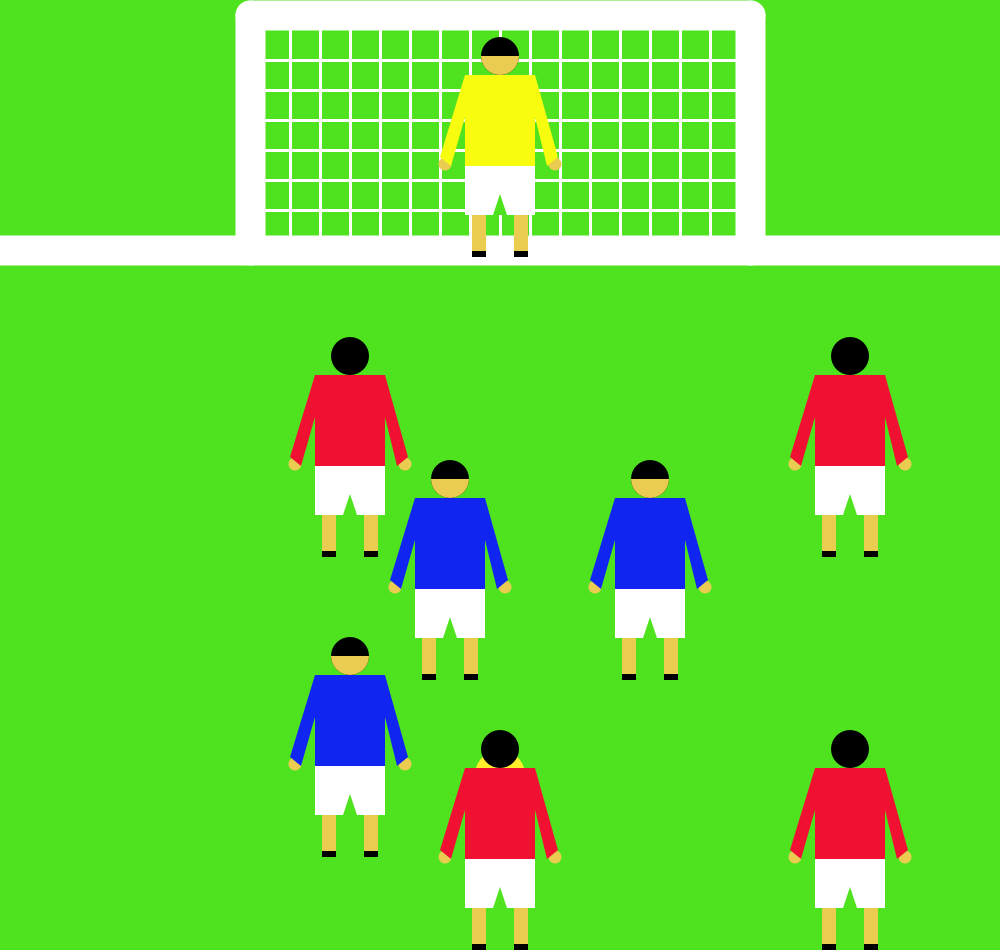
Frame 1 (no input)
Frame 60 (the mouse pressed at the canvas centre just before this capture): identical to frame 1, image omitted
Frame 120 (the mouse held since frame 60 and released just before this capture): identical to frame 1, image omitted

The Processing sketch that drew this single still picture (run headless with seeded random() and noise(); from frame 60 on, the mouse is pressed at the canvas centre):

// Processing sketch: Rererenoren
// ── Rererenoren.pde
void setup() {
  size(1000, 950);
}


float x=500;
float y=775;
void draw() {
  background(#4EE31E);
  strokeWeight(30);//coat
  stroke(255);
  line(0, 250, 1000, 250);
  line(250, 15, 250, 250);
  line(750, 15, 750, 250);
  line(250, 15, 750, 15);
  strokeWeight(3);
  stroke(255);
  line(290, 20, 290, 250);
  line(320, 20, 320, 250);
  line(350, 20, 350, 250);
  line(380, 20, 380, 250);
  line(410, 20, 410, 250);
  line(440, 20, 440, 250);
  line(470, 20, 470, 250);
  line(500, 20, 500, 250);
  line(530, 20, 530, 250);
  line(560, 20, 560, 250);
  line(590, 20, 590, 250);
  line(620, 20, 620, 250);
  line(650, 20, 650, 250);
  line(680, 20, 680, 250);
  line(710, 20, 710, 250);
  line(250, 60, 750, 60);
  line(250, 90, 750, 90);
  line(250, 120, 750, 120);
  line(250, 150, 750, 150);
  line(250, 180, 750, 180);
  line(250, 210, 750, 210);
  line(250, 240, 750, 240);

  if  (keyPressed) {
    if (key=='d') {
      x+=4;
    } else if (key == 'a') {
      x-=4;
    } else if (key == 'w') {
      y-=4;
    } else if (key == 's') {
      y+=4;
    } else if (key=='r') {
      x=500;
      y=775;
    } else if (key=='e') {
      x+=2;
      y-=7;
    }
  }
  noStroke();//ball
  fill(#FFEE2C);
  ellipse(x, y, 50, 50);


  noStroke();//player1(red)
  fill(0);
  ellipse(500, 749, 38, 38);
  noStroke();
  fill(#EACC50);
  ellipse(445, 857, 13, 13);
  ellipse(555, 857, 13, 13);
  fill(0);
  rect(472, 943, 14, 7);
  rect(514, 943, 14, 7);
  fill(#EACC50);
  rect(472, 908, 14, 36);
  rect(514, 908, 14, 36);
  fill(255);
  rect(465, 859, 70, 49);
  fill(#4EE31E);
  triangle(500, 887, 493, 908, 507, 908);
  fill(#F01132);
  rect(465, 768, 70, 91);
  quad(465, 768, 465, 810, 451, 859, 440, 850);
  quad(535, 768, 535, 810, 547, 859, 558, 850);

  noStroke();//player2(red)
  fill(0);
  ellipse(850, 749, 38, 38);
  noStroke();
  fill(#EACC50);
  ellipse(795, 857, 13, 13);
  ellipse(905, 857, 13, 13);
  fill(0);
  rect(822, 943, 14, 7);
  rect(864, 943, 14, 7);
  fill(#EACC50);
  rect(822, 908, 14, 36);
  rect(864, 908, 14, 36);
  fill(255);
  rect(815, 859, 70, 49);
  fill(#4EE31E);
  triangle(850, 887, 843, 908, 857, 908);
  fill(#F01132);
  rect(815, 768, 70, 91);
  quad(815, 768, 815, 810, 801, 859, 790, 850);
  quad(885, 768, 885, 810, 897, 859, 908, 850);

  noStroke();//player3(red)
  fill(0);
  ellipse(850, 356, 38, 38);
  noStroke();
  fill(#EACC50);
  ellipse(795, 464, 13, 13);
  ellipse(905, 464, 13, 13);
  fill(0);
  rect(822, 550, 14, 7);
  rect(864, 550, 14, 7);
  fill(#EACC50);
  rect(822, 515, 14, 36);
  rect(864, 515, 14, 36);
  fill(255);
  rect(815, 466, 70, 49);
  fill(#4EE31E);
  triangle(850, 494, 843, 515, 857, 515);
  fill(#F01132);
  rect(815, 375, 70, 91);
  quad(815, 375, 815, 417, 801, 466, 790, 457);
  quad(885, 375, 885, 417, 897, 466, 908, 457);

  noStroke();//player4(red)
  fill(0);
  ellipse(350, 356, 38, 38);

  noStroke();
  fill(#EACC50);
  ellipse(295, 464, 13, 13);
  ellipse(405, 464, 13, 13);
  fill(0);
  rect(322, 550, 14, 7);
  rect(364, 550, 14, 7);
  fill(#EACC50);
  rect(322, 515, 14, 36);
  rect(364, 515, 14, 36);
  fill(255);
  rect(315, 466, 70, 49);
  fill(#4EE31E);
  triangle(350, 494, 343, 515, 357, 515);
  fill(#F01132);
  rect(315, 375, 70, 91);
  quad(315, 375, 315, 417, 301, 466, 290, 457);
  quad(385, 375, 385, 417, 397, 466, 408, 457);

  noStroke();//player1(bule)
  fill(0);
  ellipse(450, 479, 38, 38);
  fill(#EACC50);
  arc(450, 479, 38, 38, 0, PI);
  noStroke();
  fill(#EACC50);
  ellipse(395, 587, 13, 13);
  ellipse(505, 587, 13, 13);
  fill(0);
  rect(422, 673, 14, 7);
  rect(464, 673, 14, 7);
  fill(#EACC50);
  rect(422, 638, 14, 36);
  rect(464, 638, 14, 36);
  fill(255);
  rect(415, 589, 70, 49);
  fill(#4EE31E);
  triangle(450, 617, 443, 638, 457, 638);
  fill(#1125F0);
  rect(415, 498, 70, 91);
  quad(415, 498, 415, 540, 401, 589, 390, 580);
  quad(485, 498, 485, 540, 497, 589, 508, 580);

  noStroke();//player2(blue)
  fill(0);
  ellipse(350, 656, 38, 38);
  fill(#EACC50);
  arc(350, 656, 38, 38, 0, PI);
  noStroke();
  fill(#EACC50);
  ellipse(295, 764, 13, 13);
  ellipse(405, 764, 13, 13);
  fill(0);
  rect(322, 850, 14, 7);
  rect(364, 850, 14, 7);
  fill(#EACC50);
  rect(322, 815, 14, 36);
  rect(364, 815, 14, 36);
  fill(255);
  rect(315, 766, 70, 49);
  fill(#4EE31E);
  triangle(350, 794, 343, 815, 357, 815);
  fill(#1125F0);
  rect(315, 675, 70, 91);
  quad(315, 675, 315, 717, 301, 766, 290, 757);
  quad(385, 675, 385, 717, 397, 766, 408, 757);

  noStroke();//player3(bule)
  fill(0);
  ellipse(650, 479, 38, 38);
  fill(#EACC50);
  arc(650, 479, 38, 38, 0, PI);
  noStroke();
  fill(#EACC50);
  ellipse(595, 587, 13, 13);
  ellipse(705, 587, 13, 13);
  fill(0);
  rect(622, 673, 14, 7);
  rect(664, 673, 14, 7);
  fill(#EACC50);
  rect(622, 638, 14, 36);
  rect(664, 638, 14, 36);
  fill(255);
  rect(615, 589, 70, 49);
  fill(#4EE31E);
  triangle(650, 617, 643, 638, 657, 638);
  fill(#1125F0);
  rect(615, 498, 70, 91);
  quad(615, 498, 615, 540, 601, 589, 590, 580);
  quad(685, 498, 685, 540, 697, 589, 708, 580);

  noStroke();//kiper
  fill(0);
  ellipse(500, 56, 38, 38);
  fill(#EACC50);
  arc(500, 56, 38, 38, 0, PI);
  noStroke();
  fill(#EACC50);
  ellipse(445, 164, 13, 13);
  ellipse(555, 164, 13, 13);
  fill(0);
  rect(472, 250, 14, 7);
  rect(514, 250, 14, 7);
  fill(#EACC50);
  rect(472, 215, 14, 36);
  rect(514, 215, 14, 36);
  fill(255);
  rect(465, 166, 70, 49);
  fill(#4EE31E);
  triangle(500, 194, 493, 215, 507, 215);
  fill(#F8FC0F);
  rect(465, 75, 70, 91);
  quad(465, 75, 465, 117, 451, 166, 440, 157);
  quad(535, 75, 535, 117, 547, 166, 558, 157
    );
 if ((x>815 && x<920 && y<950 && y>730)) {
    fill(#29FFFD);
    textSize(80);
    textAlign(CENTER, CENTER);
    text("GOOD!", width/2, 300);
  }
  if ((x>815 && x<920 && y<529 && y>318)) {
    
    fill(0);
    rect(0, 0, 1000, 1000);

    fill(#D61639);
    textSize(200);
    textAlign(CENTER, CENTER);
    text("OFFSIDE", width/2, height/2);
    textSize(80);
    text("PUSH:R", width/2, 750);
  }
  if ((x>315 && x<385 && y<529 && y>318)) {
    fill(0);
    rect(0, 0, 1000, 1000);

    fill(#D61639);
    textSize(200);
    textAlign(CENTER, CENTER);
    text("OFFSIDE", width/2, height/2);
    textSize(80);
    text("PUSH:R", width/2, 750);
  }
  if ((x>315 && x<385 && y<857 && y>675)) {
    fill(0);
    rect(0, 0, 1000, 1000);
    fill(#D61639);
    textSize(130);
    textAlign(CENTER, CENTER);
    text("DEFENCE", width/2, height/2);
    textSize(80);
    text("PUSH:R", width/2, 750);
  }
  if ((x>415 && x<485 && y<680 && y>498)) {
    fill(0);
    rect(0, 0, 1000, 1000);

    fill(#D61639);
    textSize(130);
    textAlign(CENTER, CENTER);
    text("DEFENCE", width/2, height/2);
    textSize(80);
    text("PUSH:R", width/2, 750);
  }
  if ((x>615 && x<685 && y<680 && y>498)) {
    fill(0);
    rect(0, 0, 1000, 1000);

    fill(#D61639);
    textSize(130);
    textAlign(CENTER, CENTER);
    text("DEFENCE", width/2, height/2);
    textSize(80);
    text("PUSH:R", width/2, 750);
  }
  if ((x>280 && x<720 && y<250 && y>30)) {
    fill(#3B68EA);
    rect(0, 0, 1000, 1000);

    fill(#ECFA58);
    textSize(200);
    textAlign(CENTER, CENTER);
    text("GOAL!!", width/2, height/2);
    textSize(80);
    text("PUSH:R", width/2, 750);


    if ((x>465 && x<535 && y<250 && y>30)) {
      fill(0);
      rect(0, 0, 1000, 1000);

      fill(#ECFA58);
      textSize(160);
      text("NO GOAL", width/2, 250);
      textAlign(CENTER, CENTER);
      text("KEEPER", width/2, height/2);
      textSize(80);
      text("PUSH:R", width/2, 750);
    
        if ((x>0 && x<250 && y<250 && y>0)) {
      fill(0);
      rect(0, 0, 1000, 1000);
        }
  }}
}
